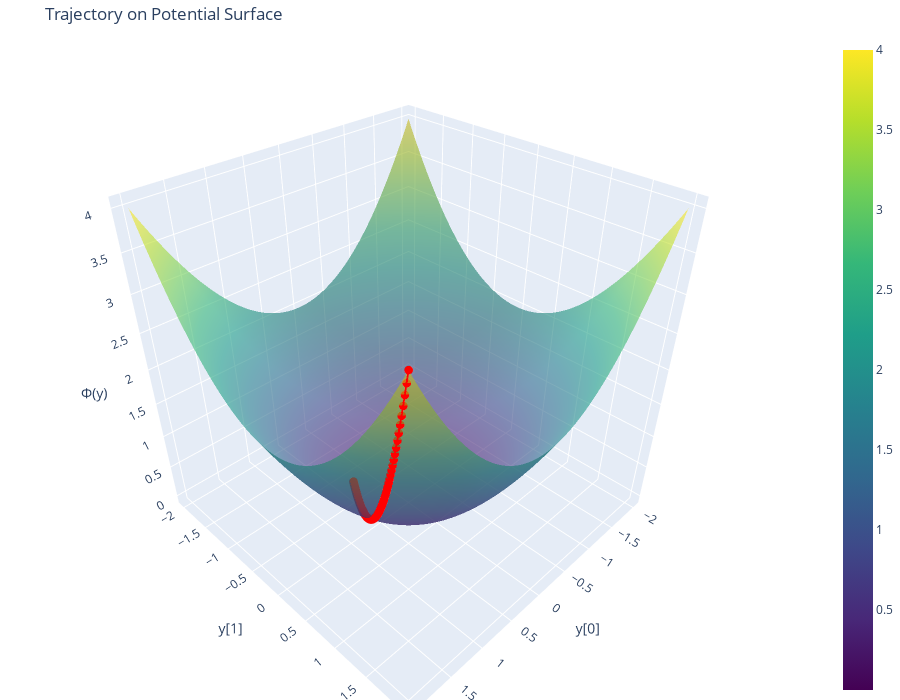

Notebook cell for this chart:
### Code cell
import numpy as np
import matplotlib.pyplot as plt
from mpl_toolkits.mplot3d import Axes3D

# Define the quadratic potential
def phi(y, a=1.0, b=1.0):
    return 0.5 * (a * y[0]**2 + b * y[1]**2)

def grad_phi(y, a=1.0, b=1.0):
    return np.array([a * y[0], b * y[1]])

# Compute potential surface
x = np.linspace(-2, 2, 100)
y = np.linspace(-2, 2, 100)
X, Y = np.meshgrid(x, y)
Z = 0.5 * (X**2 + Y**2)

# Compute trajectory height (potential value)
traj_z = np.array([phi(p) for p in trajectory])
traj_x = trajectory[:, 0]
traj_y = trajectory[:, 1]

import plotly.graph_objects as go
import numpy as np

# Assume you have these already computed:
# X, Y, Z: the potential surface meshgrid
# traj_x, traj_y, traj_z: trajectory coordinates

# Convert to numpy for Plotly compatibility
X_np = np.array(X)
Y_np = np.array(Y)
Z_np = np.array(Z)
traj_x_np = np.array(traj_x)
traj_y_np = np.array(traj_y)
traj_z_np = np.array(traj_z)

# Create the surface plot of the potential
surface = go.Surface(x=X_np, y=Y_np, z=Z_np, colorscale='Viridis', opacity=0.6)

# Create the trajectory plot
trajectory = go.Scatter3d(
    x=traj_x_np,
    y=traj_y_np,
    z=traj_z_np,
    mode='lines+markers',
    line=dict(color='red', width=4),
    marker=dict(size=3),
    name='Trajectory'
)

# Combine and plot
fig = go.Figure(data=[surface, trajectory])
fig.update_layout(
    title="Trajectory on Potential Surface",
    scene=dict(
        xaxis_title="y[0]",
        yaxis_title="y[1]",
        zaxis_title="Φ(y)"
    ),
    margin=dict(l=0, r=0, b=0, t=40),
    width=900,
    height=700
)

fig.show()

### Figure 1 — Plotly figure (JSON) as saved in the notebook; plotly's stock layout.template omitted (floating-point values rounded to 4 significant figures; data arrays with more than 128 entries replaced by an {"elided": "..."} marker saying what was removed)
{"data": [{"colorscale": [[0, "#440154"], [0.1111, "#482878"], [0.2222, "#3e4989"], [0.3333, "#31688e"], [0.4444, "#26828e"], [0.5556, "#1f9e89"], [0.6667, "#35b779"], [0.7778, "#6ece58"], [0.8889, "#b5de2b"], [1, "#fde725"]], "opacity": 0.6, "type": "surface", "x": {"elided": "100x100 float values"}, "y": {"elided": "100x100 float values"}, "z": {"elided": "100x100 float values"}}, {"line": {"color": "red", "width": 4}, "marker": {"size": 3}, "mode": "lines+markers", "name": "Trajectory", "type": "scatter3d", "x": {"elided": "501 float values"}, "y": {"elided": "501 float values"}, "z": {"elided": "501 float values"}}], "layout": {"height": 700, "margin": {"b": 0, "l": 0, "r": 0, "t": 40}, "scene": {"xaxis": {"title": {"text": "y[0]"}}, "yaxis": {"title": {"text": "y[1]"}}, "zaxis": {"title": {"text": "Φ(y)"}}}, "title": {"text": "Trajectory on Potential Surface"}, "width": 900}}
